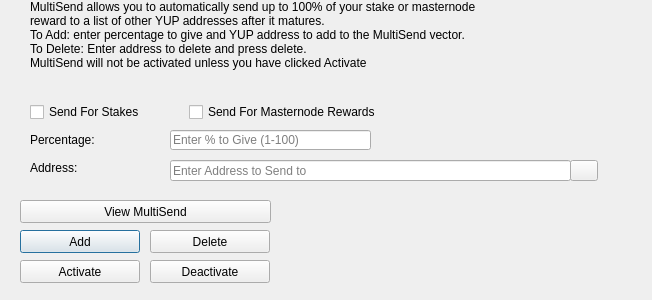
<?xml version="1.0" encoding="UTF-8"?>
<ui version="4.0">
 <class>MultiSendDialog</class>
 <widget class="QDialog" name="MultiSendDialog">
  <property name="windowModality">
   <enum>Qt::NonModal</enum>
  </property>
  <property name="geometry">
   <rect>
    <x>0</x>
    <y>0</y>
    <width>652</width>
    <height>300</height>
   </rect>
  </property>
  <property name="windowTitle">
   <string>MultiSend</string>
  </property>
  <widget class="QLineEdit" name="multiSendPercentEdit">
   <property name="geometry">
    <rect>
     <x>170</x>
     <y>130</y>
     <width>201</width>
     <height>20</height>
    </rect>
   </property>
   <property name="toolTip">
    <string>Enter whole numbers 1 - 100</string>
   </property>
   <property name="placeholderText">
    <string>Enter % to Give (1-100)</string>
   </property>
  </widget>
  <widget class="QLineEdit" name="multiSendAddressEdit">
   <property name="geometry">
    <rect>
     <x>170</x>
     <y>160</y>
     <width>401</width>
     <height>21</height>
    </rect>
   </property>
   <property name="toolTip">
    <string/>
   </property>
   <property name="placeholderText">
    <string>Enter Address to Send to</string>
   </property>
  </widget>
  <widget class="QLabel" name="label_2">
   <property name="geometry">
    <rect>
     <x>30</x>
     <y>0</y>
     <width>451</width>
     <height>121</height>
    </rect>
   </property>
   <property name="lineWidth">
    <number>1</number>
   </property>
   <property name="text">
    <string>MultiSend allows you to automatically send up to 100% of your stake or masternode reward to a list of other YUP addresses after it matures.
To Add: enter percentage to give and YUP address to add to the MultiSend vector.
To Delete: Enter address to delete and press delete.
MultiSend will not be activated unless you have clicked Activate</string>
   </property>
   <property name="alignment">
    <set>Qt::AlignLeading|Qt::AlignLeft|Qt::AlignTop</set>
   </property>
   <property name="wordWrap">
    <bool>true</bool>
   </property>
  </widget>
  <widget class="QLabel" name="message">
   <property name="geometry">
    <rect>
     <x>290</x>
     <y>200</y>
     <width>351</width>
     <height>91</height>
    </rect>
   </property>
   <property name="text">
    <string/>
   </property>
  </widget>
  <widget class="QPushButton" name="addButton">
   <property name="geometry">
    <rect>
     <x>20</x>
     <y>230</y>
     <width>120</width>
     <height>23</height>
    </rect>
   </property>
   <property name="toolTip">
    <string/>
   </property>
   <property name="statusTip">
    <string>Add to MultiSend Vector</string>
   </property>
   <property name="text">
    <string>Add</string>
   </property>
  </widget>
  <widget class="QPushButton" name="disableButton">
   <property name="geometry">
    <rect>
     <x>150</x>
     <y>260</y>
     <width>120</width>
     <height>23</height>
    </rect>
   </property>
   <property name="statusTip">
    <string>Deactivate MultiSend</string>
   </property>
   <property name="text">
    <string>Deactivate</string>
   </property>
  </widget>
  <widget class="QPushButton" name="addressBookButton">
   <property name="geometry">
    <rect>
     <x>570</x>
     <y>160</y>
     <width>28</width>
     <height>21</height>
    </rect>
   </property>
   <property name="toolTip">
    <string>Choose an address from the address book</string>
   </property>
   <property name="text">
    <string/>
   </property>
   <property name="icon">
    <iconset resource="../yup.qrc">
     <normaloff>:/icons/address-book</normaloff>:/icons/address-book</iconset>
   </property>
   <property name="shortcut">
    <string>Alt+A</string>
   </property>
   <property name="autoDefault">
    <bool>false</bool>
   </property>
  </widget>
  <widget class="QLabel" name="label">
   <property name="geometry">
    <rect>
     <x>30</x>
     <y>130</y>
     <width>121</width>
     <height>20</height>
    </rect>
   </property>
   <property name="toolTip">
    <string>Percentage of stake to send</string>
   </property>
   <property name="text">
    <string>Percentage:</string>
   </property>
  </widget>
  <widget class="QLabel" name="label_5">
   <property name="geometry">
    <rect>
     <x>30</x>
     <y>160</y>
     <width>111</width>
     <height>16</height>
    </rect>
   </property>
   <property name="toolTip">
    <string>Address to send portion of stake to</string>
   </property>
   <property name="text">
    <string>Address:</string>
   </property>
  </widget>
  <widget class="QPushButton" name="deleteButton">
   <property name="geometry">
    <rect>
     <x>150</x>
     <y>230</y>
     <width>120</width>
     <height>23</height>
    </rect>
   </property>
   <property name="toolTip">
    <string/>
   </property>
   <property name="statusTip">
    <string>Delete Address From MultiSend Vector</string>
   </property>
   <property name="text">
    <string>Delete</string>
   </property>
  </widget>
  <widget class="QPushButton" name="activateButton">
   <property name="geometry">
    <rect>
     <x>20</x>
     <y>260</y>
     <width>120</width>
     <height>23</height>
    </rect>
   </property>
   <property name="statusTip">
    <string>Activate MultiSend</string>
   </property>
   <property name="text">
    <string>Activate</string>
   </property>
  </widget>
  <widget class="QPushButton" name="viewButton">
   <property name="geometry">
    <rect>
     <x>20</x>
     <y>200</y>
     <width>251</width>
     <height>23</height>
    </rect>
   </property>
   <property name="toolTip">
    <string/>
   </property>
   <property name="statusTip">
    <string>View MultiSend Vector</string>
   </property>
   <property name="text">
    <string>View MultiSend</string>
   </property>
  </widget>
  <widget class="QWidget" name="horizontalLayoutWidget">
   <property name="geometry">
    <rect>
     <x>30</x>
     <y>100</y>
     <width>351</width>
     <height>24</height>
    </rect>
   </property>
   <layout class="QHBoxLayout" name="horizontalLayout">
    <item>
     <widget class="QCheckBox" name="multiSendStakeCheckBox">
      <property name="text">
       <string>Send For Stakes</string>
      </property>
     </widget>
    </item>
    <item>
     <widget class="QCheckBox" name="multiSendMasternodeCheckBox">
      <property name="text">
       <string>Send For Masternode Rewards</string>
      </property>
     </widget>
    </item>
   </layout>
  </widget>
 </widget>
 <resources>
  <include location="../yup.qrc"/>
 </resources>
 <connections/>
</ui>
